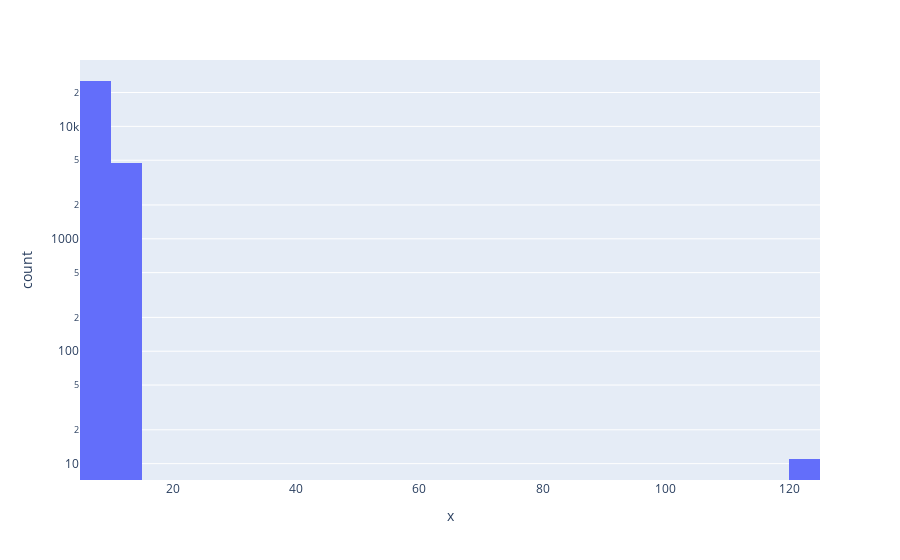

The cell this chart's notebook holds for it:
### Code cell
import plotly.express as px
#reshape X_train_scaled ot 2d
X_train_scaled = X_train_scaled.reshape((X_train_scaled.shape[0], X_train_scaled.shape[1]))


reconstructions_test = nn_model.predict(X_train_scaled)
test_loss = tf.keras.losses.mae(reconstructions_test, X_train_scaled)


df_loss_test = pd.DataFrame(test_loss)
fig = px.histogram(df_loss_test, x=df_loss_test.iloc[:,0], nbins=50)
fig.update_layout(yaxis_type="log")
fig.show()

### Figure 1 — Plotly figure (JSON) as saved in the notebook; plotly's stock layout.template omitted (floating-point values rounded to 4 significant figures; data arrays with more than 128 entries replaced by an {"elided": "..."} marker saying what was removed)
{"data": [{"alignmentgroup": "True", "bingroup": "x", "hovertemplate": "x=%{x}<br>count=%{y}<extra></extra>", "legendgroup": "", "marker": {"color": "#636efa", "pattern": {"shape": ""}}, "name": "", "nbinsx": 50, "offsetgroup": "", "orientation": "v", "showlegend": false, "type": "histogram", "x": {"elided": "30023 float values"}, "xaxis": "x", "yaxis": "y"}], "layout": {"barmode": "relative", "legend": {"tracegroupgap": 0}, "margin": {"t": 60}, "xaxis": {"anchor": "y", "domain": [0, 1], "title": {"text": "x"}}, "yaxis": {"anchor": "x", "domain": [0, 1], "title": {"text": "count"}, "type": "log"}}}
